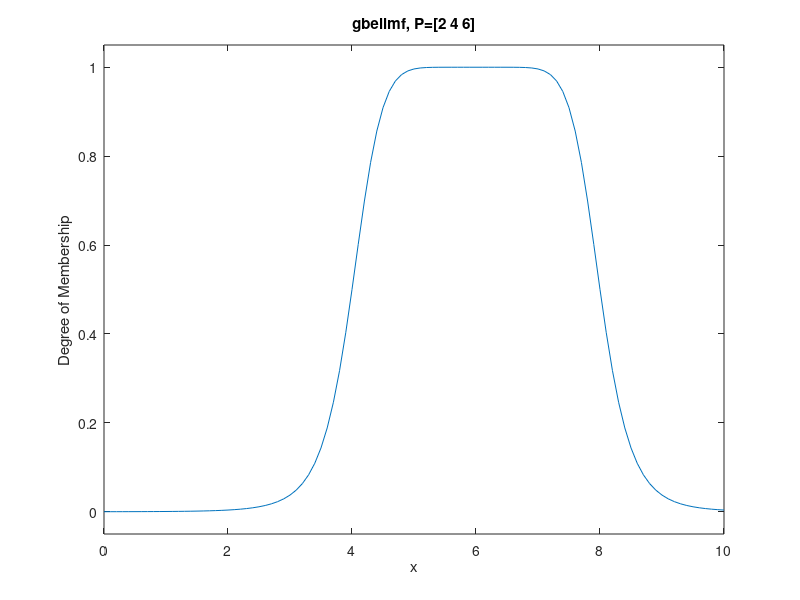

Reproduce this figure in MATLAB.
% https://www.mathworks.com/help/fuzzy/gbellmf.html

x = 0:0.1:10;
y = gbellmf(x,[2 4 6]);

plot(x,y)
title('gbellmf, P=[2 4 6]')
xlabel('x')
ylabel('Degree of Membership')
ylim([-0.05 1.05])
